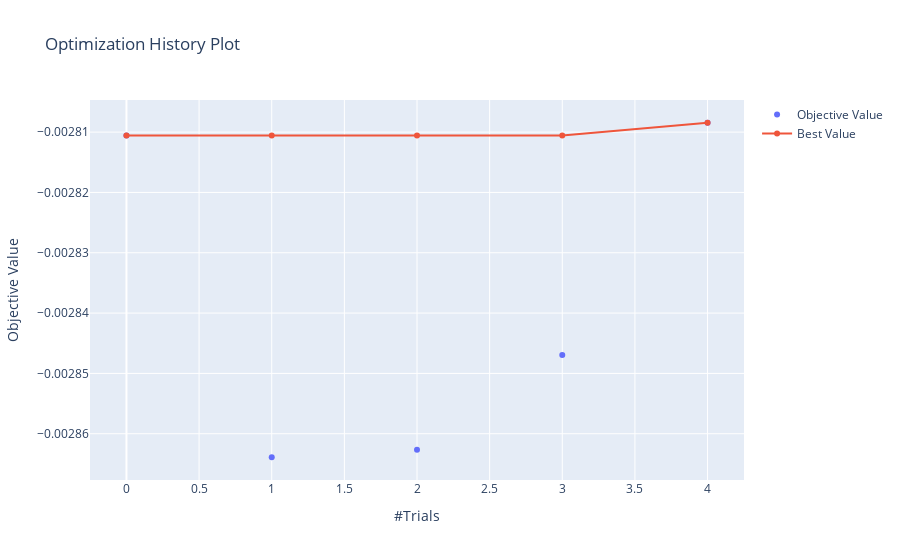
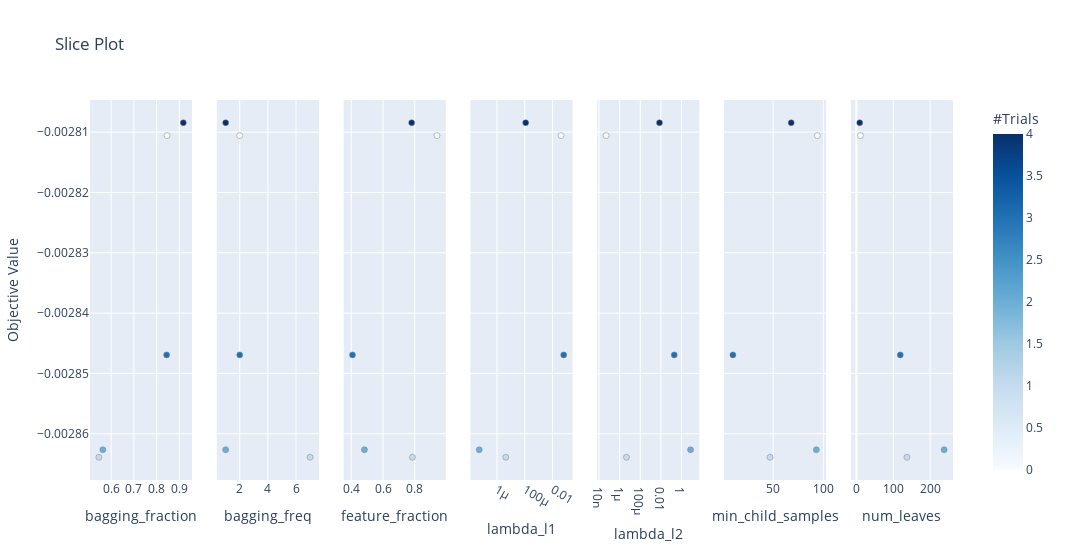
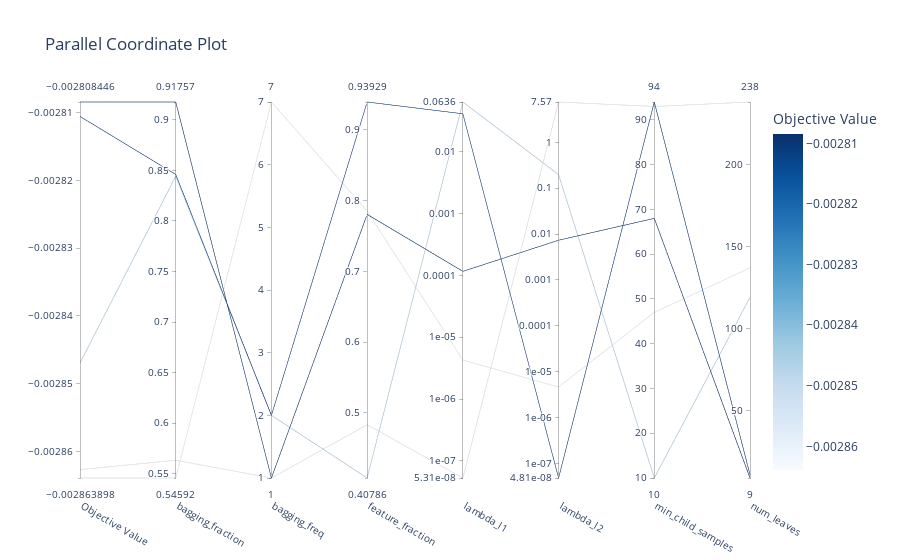

The notebook cell saved with these charts, in order:
### Code cell
display(optuna.visualization.plot_optimization_history(study))
display(optuna.visualization.plot_slice(study))
display(optuna.visualization.plot_parallel_coordinate(study))

### Figure 1 — Plotly figure (JSON) as saved in the notebook; plotly's stock layout.template omitted (floating-point values rounded to 4 significant figures)
{"data": [{"mode": "markers", "name": "Objective Value", "type": "scatter", "x": [0, 1, 2, 3, 4], "y": [-0.002811, -0.002864, -0.002863, -0.002847, -0.002808]}, {"name": "Best Value", "type": "scatter", "x": [0, 1, 2, 3, 4], "y": [-0.002811, -0.002811, -0.002811, -0.002811, -0.002808]}], "layout": {"title": {"text": "Optimization History Plot"}, "xaxis": {"title": {"text": "#Trials"}}, "yaxis": {"title": {"text": "Objective Value"}}}}

### Figure 2 — Plotly figure (JSON) as saved in the notebook; plotly's stock layout.template omitted (floating-point values rounded to 4 significant figures)
{"data": [{"marker": {"color": [0, 1, 2, 3, 4], "colorbar": {"title": {"text": "#Trials"}, "x": 1, "xpad": 40}, "colorscale": [[0, "rgb(247,251,255)"], [0.125, "rgb(222,235,247)"], [0.25, "rgb(198,219,239)"], [0.375, "rgb(158,202,225)"], [0.5, "rgb(107,174,214)"], [0.625, "rgb(66,146,198)"], [0.75, "rgb(33,113,181)"], [0.875, "rgb(8,81,156)"], [1, "rgb(8,48,107)"]], "line": {"color": "Grey", "width": 0.5}, "showscale": true}, "mode": "markers", "showlegend": false, "type": "scatter", "x": [0.846, 0.5459, 0.5634, 0.8442, 0.9176], "xaxis": "x", "y": [-0.002811, -0.002864, -0.002863, -0.002847, -0.002808], "yaxis": "y"}, {"marker": {"color": [0, 1, 2, 3, 4], "colorbar": {"title": {"text": "#Trials"}, "x": 1, "xpad": 40}, "colorscale": [[0, "rgb(247,251,255)"], [0.125, "rgb(222,235,247)"], [0.25, "rgb(198,219,239)"], [0.375, "rgb(158,202,225)"], [0.5, "rgb(107,174,214)"], [0.625, "rgb(66,146,198)"], [0.75, "rgb(33,113,181)"], [0.875, "rgb(8,81,156)"], [1, "rgb(8,48,107)"]], "line": {"color": "Grey", "width": 0.5}, "showscale": false}, "mode": "markers", "showlegend": false, "type": "scatter", "x": [2, 7, 1, 2, 1], "xaxis": "x2", "y": [-0.002811, -0.002864, -0.002863, -0.002847, -0.002808], "yaxis": "y2"}, {"marker": {"color": [0, 1, 2, 3, 4], "colorbar": {"title": {"text": "#Trials"}, "x": 1, "xpad": 40}, "colorscale": [[0, "rgb(247,251,255)"], [0.125, "rgb(222,235,247)"], [0.25, "rgb(198,219,239)"], [0.375, "rgb(158,202,225)"], [0.5, "rgb(107,174,214)"], [0.625, "rgb(66,146,198)"], [0.75, "rgb(33,113,181)"], [0.875, "rgb(8,81,156)"], [1, "rgb(8,48,107)"]], "line": {"color": "Grey", "width": 0.5}, "showscale": false}, "mode": "markers", "showlegend": false, "type": "scatter", "x": [0.9393, 0.7851, 0.4832, 0.4079, 0.7805], "xaxis": "x3", "y": [-0.002811, -0.002864, -0.002863, -0.002847, -0.002808], "yaxis": "y3"}, {"marker": {"color": [0, 1, 2, 3, 4], "colorbar": {"title": {"text": "#Trials"}, "x": 1, "xpad": 40}, "colorscale": [[0, "rgb(247,251,255)"], [0.125, "rgb(222,235,247)"], [0.25, "rgb(198,219,239)"], [0.375, "rgb(158,202,225)"], [0.5, "rgb(107,174,214)"], [0.625, "rgb(66,146,198)"], [0.75, "rgb(33,113,181)"], [0.875, "rgb(8,81,156)"], [1, "rgb(8,48,107)"]], "line": {"color": "Grey", "width": 0.5}, "showscale": false}, "mode": "markers", "showlegend": false, "type": "scatter", "x": [0.04101, 4.284e-06, 5.31e-08, 0.0636, 0.0001163], "xaxis": "x4", "y": [-0.002811, -0.002864, -0.002863, -0.002847, -0.002808], "yaxis": "y4"}, {"marker": {"color": [0, 1, 2, 3, 4], "colorbar": {"title": {"text": "#Trials"}, "x": 1, "xpad": 40}, "colorscale": [[0, "rgb(247,251,255)"], [0.125, "rgb(222,235,247)"], [0.25, "rgb(198,219,239)"], [0.375, "rgb(158,202,225)"], [0.5, "rgb(107,174,214)"], [0.625, "rgb(66,146,198)"], [0.75, "rgb(33,113,181)"], [0.875, "rgb(8,81,156)"], [1, "rgb(8,48,107)"]], "line": {"color": "Grey", "width": 0.5}, "showscale": false}, "mode": "markers", "showlegend": false, "type": "scatter", "x": [4.81e-08, 4.616e-06, 7.566, 0.1977, 0.007338], "xaxis": "x5", "y": [-0.002811, -0.002864, -0.002863, -0.002847, -0.002808], "yaxis": "y5"}, {"marker": {"color": [0, 1, 2, 3, 4], "colorbar": {"title": {"text": "#Trials"}, "x": 1, "xpad": 40}, "colorscale": [[0, "rgb(247,251,255)"], [0.125, "rgb(222,235,247)"], [0.25, "rgb(198,219,239)"], [0.375, "rgb(158,202,225)"], [0.5, "rgb(107,174,214)"], [0.625, "rgb(66,146,198)"], [0.75, "rgb(33,113,181)"], [0.875, "rgb(8,81,156)"], [1, "rgb(8,48,107)"]], "line": {"color": "Grey", "width": 0.5}, "showscale": false}, "mode": "markers", "showlegend": false, "type": "scatter", "x": [94, 47, 93, 10, 68], "xaxis": "x6", "y": [-0.002811, -0.002864, -0.002863, -0.002847, -0.002808], "yaxis": "y6"}, {"marker": {"color": [0, 1, 2, 3, 4], "colorbar": {"title": {"text": "#Trials"}, "x": 1, "xpad": 40}, "colorscale": [[0, "rgb(247,251,255)"], [0.125, "rgb(222,235,247)"], [0.25, "rgb(198,219,239)"], [0.375, "rgb(158,202,225)"], [0.5, "rgb(107,174,214)"], [0.625, "rgb(66,146,198)"], [0.75, "rgb(33,113,181)"], [0.875, "rgb(8,81,156)"], [1, "rgb(8,48,107)"]], "line": {"color": "Grey", "width": 0.5}, "showscale": false}, "mode": "markers", "showlegend": false, "type": "scatter", "x": [11, 137, 238, 119, 9], "xaxis": "x7", "y": [-0.002811, -0.002864, -0.002863, -0.002847, -0.002808], "yaxis": "y7"}], "layout": {"title": {"text": "Slice Plot"}, "width": 2100, "xaxis": {"anchor": "y", "domain": [0, 0.1184], "title": {"text": "bagging_fraction"}}, "xaxis2": {"anchor": "y2", "domain": [0.1469, 0.2653], "title": {"text": "bagging_freq"}}, "xaxis3": {"anchor": "y3", "domain": [0.2939, 0.4122], "title": {"text": "feature_fraction"}}, "xaxis4": {"anchor": "y4", "domain": [0.4408, 0.5592], "title": {"text": "lambda_l1"}, "type": "log"}, "xaxis5": {"anchor": "y5", "domain": [0.5878, 0.7061], "title": {"text": "lambda_l2"}, "type": "log"}, "xaxis6": {"anchor": "y6", "domain": [0.7347, 0.8531], "title": {"text": "min_child_samples"}}, "xaxis7": {"anchor": "y7", "domain": [0.8816, 1.0], "title": {"text": "num_leaves"}}, "yaxis": {"anchor": "x", "domain": [0, 1], "title": {"text": "Objective Value"}}, "yaxis2": {"anchor": "x2", "domain": [0, 1], "matches": "y", "showticklabels": false}, "yaxis3": {"anchor": "x3", "domain": [0, 1], "matches": "y", "showticklabels": false}, "yaxis4": {"anchor": "x4", "domain": [0, 1], "matches": "y", "showticklabels": false}, "yaxis5": {"anchor": "x5", "domain": [0, 1], "matches": "y", "showticklabels": false}, "yaxis6": {"anchor": "x6", "domain": [0, 1], "matches": "y", "showticklabels": false}, "yaxis7": {"anchor": "x7", "domain": [0, 1], "matches": "y", "showticklabels": false}}}

### Figure 3 — Plotly figure (JSON) as saved in the notebook; plotly's stock layout.template omitted (floating-point values rounded to 4 significant figures)
{"data": [{"dimensions": [{"label": "Objective Value", "range": [-0.002864, -0.002808], "values": [-0.002811, -0.002864, -0.002863, -0.002847, -0.002808]}, {"label": "bagging_fraction", "range": [0.5459, 0.9176], "values": [0.846, 0.5459, 0.5634, 0.8442, 0.9176]}, {"label": "bagging_freq", "range": [1, 7], "values": [2, 7, 1, 2, 1]}, {"label": "feature_fraction", "range": [0.4079, 0.9393], "values": [0.9393, 0.7851, 0.4832, 0.4079, 0.7805]}, {"label": "lambda_l1", "range": [-7.275, -1.197], "ticktext": ["5.31e-08", "1e-07", "1e-06", "1e-05", "0.0001", "0.001", "0.01", "0.0636"], "tickvals": [-7.275, -7, -6, -5, -4, -3, -2, -1.197], "values": [-1.387, -5.368, -7.275, -1.197, -3.934]}, {"label": "lambda_l2", "range": [-7.318, 0.8789], "ticktext": ["4.81e-08", "1e-07", "1e-06", "1e-05", "0.0001", "0.001", "0.01", "0.1", "1", "7.57"], "tickvals": [-7.318, -7, -6, -5, -4, -3, -2, -1, 0, 0.8789], "values": [-7.318, -5.336, 0.8789, -0.704, -2.134]}, {"label": "min_child_samples", "range": [10, 94], "values": [94, 47, 93, 10, 68]}, {"label": "num_leaves", "range": [9, 238], "values": [11, 137, 238, 119, 9]}], "labelangle": 30, "labelside": "bottom", "line": {"color": [-0.002811, -0.002864, -0.002863, -0.002847, -0.002808], "colorbar": {"title": {"text": "Objective Value"}}, "colorscale": [[0, "rgb(247,251,255)"], [0.125, "rgb(222,235,247)"], [0.25, "rgb(198,219,239)"], [0.375, "rgb(158,202,225)"], [0.5, "rgb(107,174,214)"], [0.625, "rgb(66,146,198)"], [0.75, "rgb(33,113,181)"], [0.875, "rgb(8,81,156)"], [1, "rgb(8,48,107)"]], "reversescale": false, "showscale": true}, "type": "parcoords"}], "layout": {"title": {"text": "Parallel Coordinate Plot"}}}
